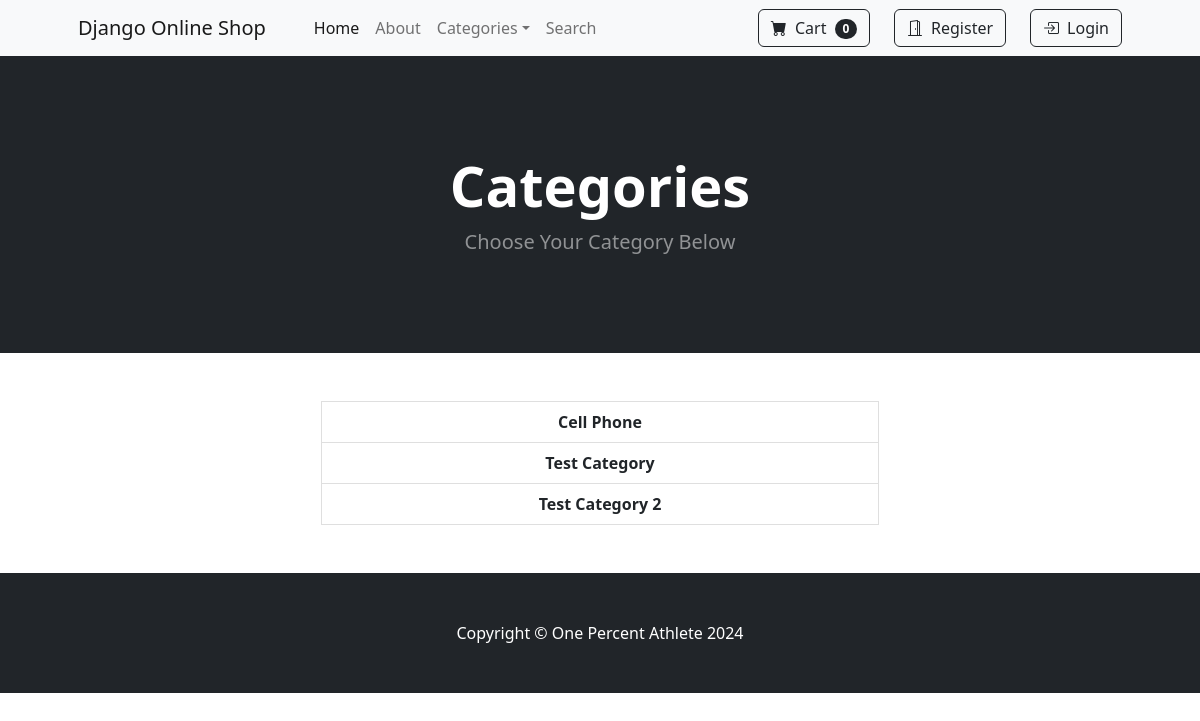
The app's page /category_summary/ with its own data.
### store/models.py (models this page shows)
class Category(models.Model):
    name = models.CharField(max_length=50)
    def __str__(self):
        return self.name
    class Meta:
        verbose_name_plural = 'categories'

### store/views.py (the view)
# urls.py: path('category_summary/', views.category_summary, name="category_summary"),
def category_summary(request):
    categories = Category.objects.all()
    return render(request, "category_summary.html", {
        "categories": categories,
    })

### cart/cart.py (called while the page is built)
    def __len__(self):
        return len(self.cart)

### cart/context_processors.py (called while the page is built)
def cart(request):
    return {"cart": Cart(request)}

### store/templates/category_summary.html
{% extends 'base.html' %}
{% block content %}
<header class="bg-dark py-5">
    <div class="container px-4 px-lg-5 my-5">
        <div class="text-center text-white">
            <h1 class="display-4 fw-bolder">Categories</h1>
            <p class="lead fw-normal text-white-50 mb-0">Choose Your Category Below</p>
        </div>
    </div>
</header>
<div class="container">
    <div class="row">
        <center>
            <div class="list-group col-md-6 striped-columns">
                <br><br>
                {% for category in categories %}
                <a href="{% url 'category' category.name %}" class="list-group-item list-group-item-action fw-bolder">{{ category }}</a>
                {% endfor %}
                <br><br>
              </div>
        </center>
    </div>
</div>
 {% endblock %}

### records on screen
Category: name "Cell Phone"
Category: name "Test Category"
Category: name "Test Category 2"

### other values on screen
{{ cart|length }} "0"
